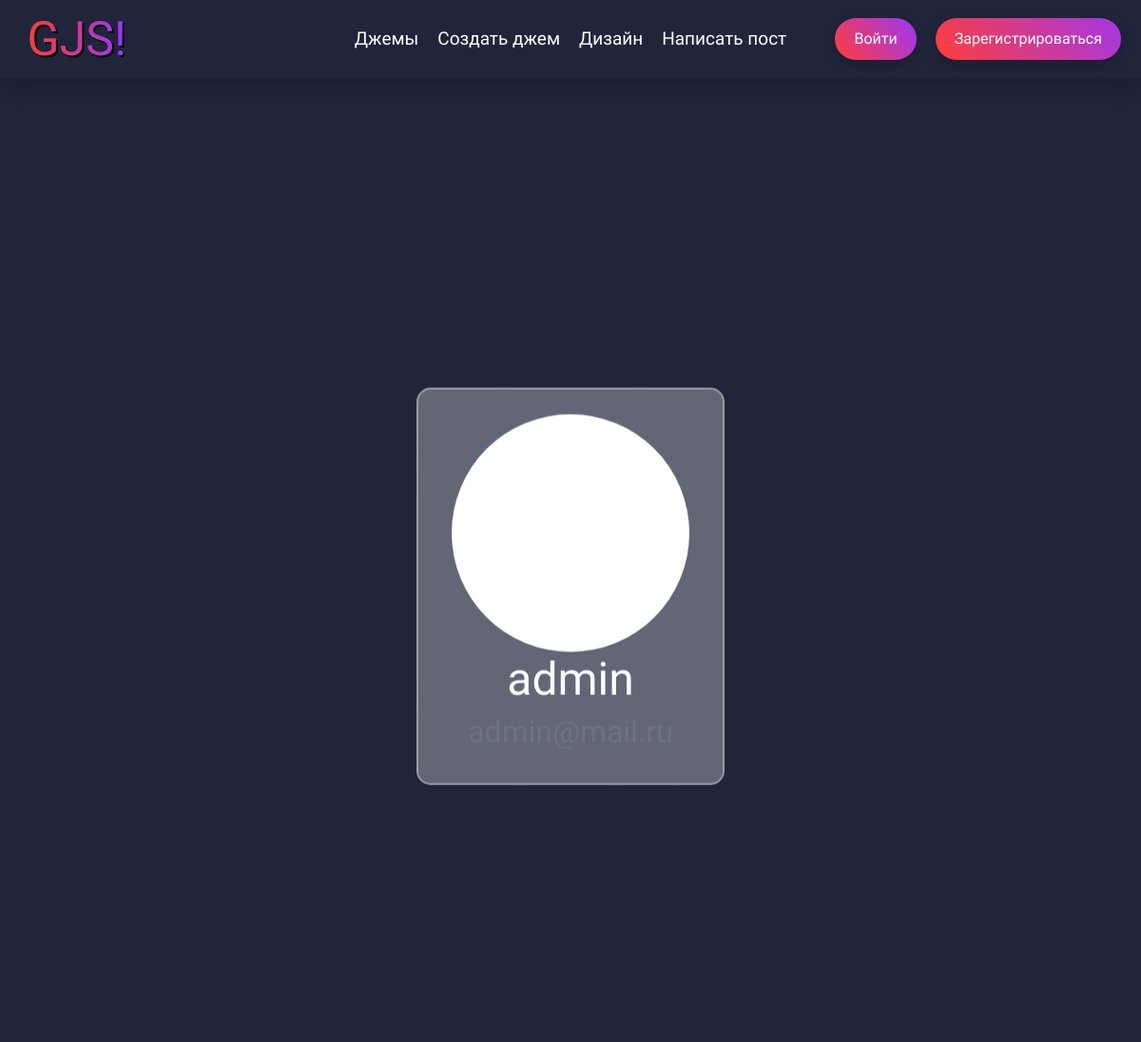
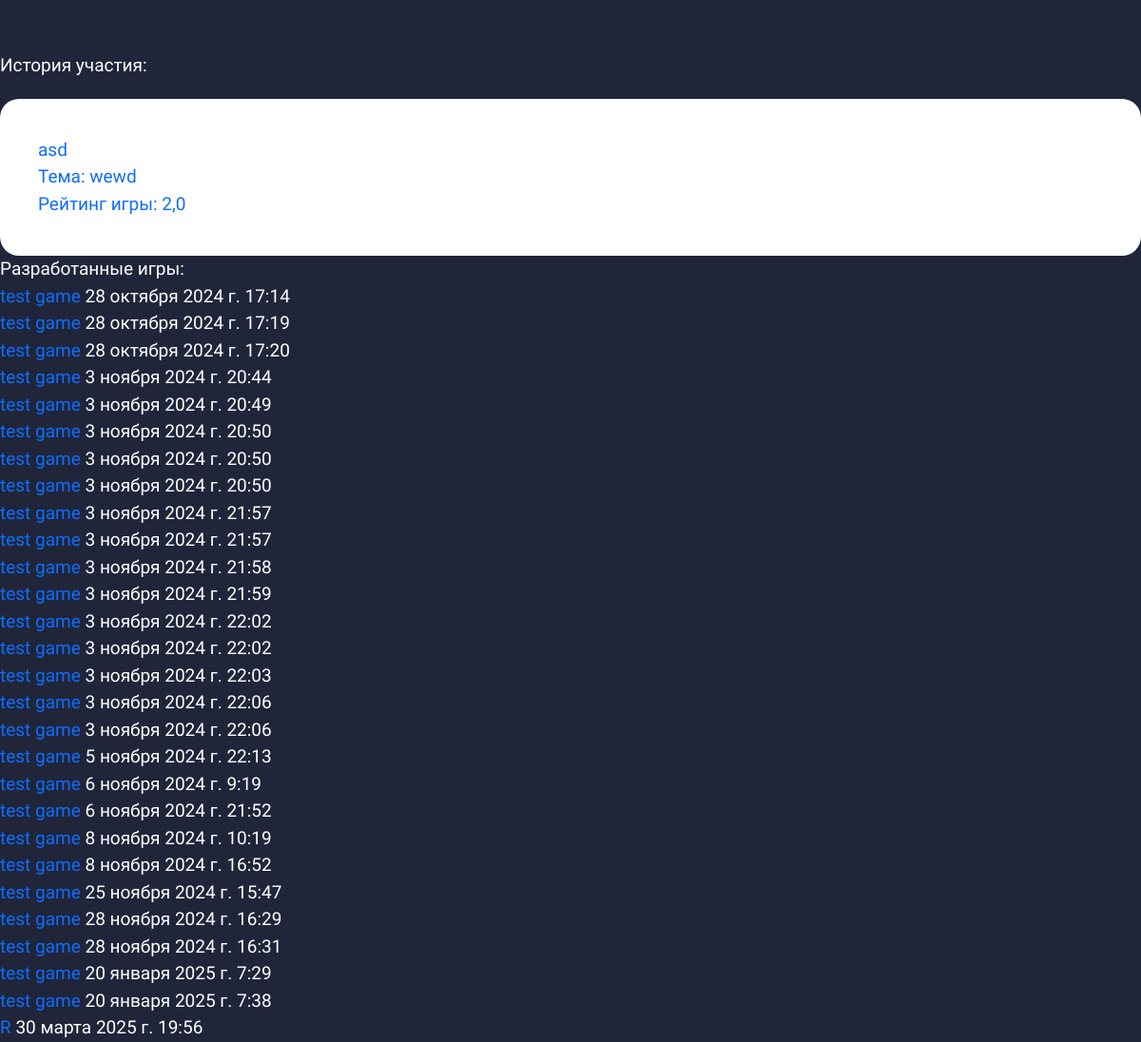
Page /profile/admin/ on the committed database (2 pictures, top to bottom).
### users/models.py (models this page shows)
class User(AbstractUser):
    email = models.EmailField(unique=True, verbose_name="Электронная почта")
    avatar_image = models.ImageField(upload_to="users", blank=True, null=True)
    hat_image = models.ImageField(upload_to="users", blank=True, null=True)

### jams/models/gamejam.py (models this page shows, shortened)
class GameJam(models.Model):
    jam_status = [
        ("FN", "Завершён"),
        ("OG", "Идёт"),
        ("PR", "Подготовка")
    ]
    uuid = models.UUIDField(primary_key=True, default=uuid.uuid4, editable=False)
    title = models.CharField(max_length=255, verbose_name='Название джема')
    date_start = models.DateTimeField(verbose_name='Дата начала')
    date_end = models.DateTimeField(verbose_name='Дата окончания')
    theme = models.CharField(max_length=255, blank=True, verbose_name='Тема')
    status = models.CharField(max_length=3, choices=jam_status, default="PR", verbose_name='Статус')
    winner = models.ForeignKey(settings.AUTH_USER_MODEL, related_name="user_winner",
                               on_delete=models.SET_NULL, blank=True, null=True, verbose_name='Победитель')
    users = models.ManyToManyField(settings.AUTH_USER_MODEL, related_name="users",
                                   blank=True, verbose_name='Участники')
    class Meta:
        verbose_name = "Геймджем"
        verbose_name_plural = "Геймджемы"

### jams/models/game.py (models this page shows, shortened)
class Game(models.Model):
    title = models.CharField(max_length=100, verbose_name='Название игры')
    slug = models.SlugField(blank=True)
    description = models.TextField(verbose_name='Описание игры', blank=True, null=True)
    image = models.ImageField(upload_to="game_images/", verbose_name='Изображение игры', blank=True, null=True)
    jam_uuid = models.ForeignKey(GameJam, on_delete=models.CASCADE, related_name="games", verbose_name='Джем')
    user = models.ForeignKey(User, on_delete=models.CASCADE, verbose_name='Автор')
    game_file = models.FileField(upload_to="zip_uploads/", verbose_name='Файл игры')
    uploaded_time = models.DateTimeField(auto_now_add=True, verbose_name='Дата загрузки')
    class Meta:
        verbose_name = "Игра"
        verbose_name_plural = "Игры"

### users/views.py (the view)
# urls.py: path('<str:username>/', views.Profile.as_view(), name='profile_detail'),
class Profile(DetailView):
    model = User
    template_name = 'pages/user_pages/user_profile.html'
    context_object_name = 'profile_data'
    def get_object(self, queryset=None):
        username = self.kwargs.get('username')
        return get_object_or_404(User, username=username)
    def get_context_data(self, **kwargs):
        context = super().get_context_data(**kwargs)
        context['past_jams'] = get_user_jams_history(self.kwargs.get('username'))
        context['user_games'] = get_user_games_history(self.kwargs.get('username'))
        return context

### users/services.py (called while the page is built)
def get_user_jams_history(username: str):
    return (GameJam.objects.filter(users__username=username, status='FN')
    .annotate(
        user_rating=Round(
            Avg(
                Case(
                    When(ratinguserjam__user__username=username, then='ratinguserjam__stars'),
                    output_field=FloatField()
                )
            ),
            1  # Округляем до 1 знака после запятой
        )
    )).exclude(user_rating=None).values('uuid', 'title', 'theme', 'user_rating')

def get_user_games_history(username: str):
    return Game.objects.filter(user__username=username)

### templates/pages/user_pages/user_profile.html (shortened to what this page needs)
{% extends 'base.html' %}
{% load static %}
{% block head %}
    <link rel="stylesheet" href="{% static 'css/avatar.css' %}">
{% endblock head %}
{% block headButtons %}
    <li><a href="{% url 'redactor' request.user.username %}" class="menu-button">Дизайн</a></li>
    <li><a href="" class="menu-button">Написать пост</a></li>
{% endblock %}
{% block content %}
<div class="profile">
    <div id="hat">
        <div class="avatar-block">
            <div id="avatar">
            </div>
                <h2 class="display-5" style="text-align: center">{{ profile_data.username }}</h2>
                <h2 class="text-muted" style="text-align: center">{{ profile_data.email }}</h2>
        </div>
    </div>
    <br>
</div>
<div class="history">
    <p>История участия:</p>
    {% for jam in past_jams %}
    <a href="{% url 'gamejam_detail' uuid=jam.uuid %}">
        <div class="past-jam-card">
            <p>{{ jam.title }}</p>
            <p>Тема: {{ jam.theme }}</p>
            <p>Рейтинг игры: {{ jam.user_rating }}</p>
        </div>
    </a>
</div>
<div class="user_games">
    <p>Разработанные игры:</p>
    {% for game in user_games %}
    <p>
        <a href="{%  url 'download_file' game.jam_uuid.uuid game.id  %}">
            {{ game.title }}
        </a>
        {{ game.uploaded_time }}
    </p>
    {% endfor %}
</div>
{% endfor %}
{% endblock %}

### static/css/header.css (style rules this page uses)
nav ul li { display: flex; height: 100%; align-items: center; margin: 0 5px; }
nav a { color: white; margin-left: 5px; margin-right: 5px; text-align: center; }

### static/css/buttons.css (style rules this page uses)
.menu-button { position: relative; }
.menu-button::before { content: ''; position: absolute; top: 26px; right: 0; left: 50%; bottom: 0; width: 0px; height: 2px; background-color: #fff; transform: translateX(-50%); transition: width 0.3s ease-in-out; }

### static/css/style.css (style rules this page uses)
:root { --main-background: rgb(32, 37, 58); --head-foot: linear-gradient(90deg, rgb(24, 128, 255) 0%, rgba(24,128,255,1) 50%, rgba(48,159,255,1) 100%); }
* { scroll-behavior: smooth; }
body { background: var(--main-background); font-family: "PT Sans", serif; font-weight: 400; font-style: normal; color: #fff; font-size: 19px; display: grid; grid-template-rows: auto 1fr; grid-template-columns: auto 4fr; min-height: 100vh; }
a { text-decoration: none; }
p { margin: 0; }

### static/css/avatar.css (style rules this page uses)
.avatar-block { padding: 0.5%; display: flex; flex-direction: column; text-align: center; }
#hat { position: absolute; position: absolute; top: 50%; left: 50%; transform: translateY(-50%) translateX(-50%); display: flex; justify-content: center; padding: 25px; width: 27%; background: rgba(255, 255, 255, 0.3); border: 2px solid rgba(255, 255, 255, 0.35); backdrop-filter: blur(50px); border-radius: 15px; }
#avatar { display: flex; width: 250px; height: 250px; background-color: #fff; justify-content: center; align-items: center; border-radius: 50%; overflow: hidden; }
.profile { position: relative; height: 100%; width: 100%; overflow: hidden; }
.past-jam-card { margin-top: 20px; padding: 40px; border-radius: 20px;background: rgb(2,0,36); background: #fff; }

### rows in the picture
User: username "admin"
GameJam: title "asd", theme "wewd", user_rating "2,0"
Game: title "test game", uploaded_time "28 октября 2024 г. 17:14"
Game: title "test game", uploaded_time "28 октября 2024 г. 17:19"
Game: title "test game", uploaded_time "28 октября 2024 г. 17:20"
Game: title "test game", uploaded_time "3 ноября 2024 г. 20:44"
Game: title "test game", uploaded_time "3 ноября 2024 г. 20:49"
Game: title "test game", uploaded_time "3 ноября 2024 г. 20:50"
Game: title "test game", uploaded_time "3 ноября 2024 г. 20:50"
Game: title "test game", uploaded_time "3 ноября 2024 г. 20:50"
Game: title "test game", uploaded_time "3 ноября 2024 г. 21:57"
Game: title "test game", uploaded_time "3 ноября 2024 г. 21:57"
Game: title "test game", uploaded_time "3 ноября 2024 г. 21:58"
Game: title "test game", uploaded_time "3 ноября 2024 г. 21:59"
Game: title "test game", uploaded_time "3 ноября 2024 г. 22:02"
Game: title "test game", uploaded_time "3 ноября 2024 г. 22:02"
Game: title "test game", uploaded_time "3 ноября 2024 г. 22:03"
Game: title "test game", uploaded_time "3 ноября 2024 г. 22:06"
Game: title "test game", uploaded_time "3 ноября 2024 г. 22:06"
Game: title "test game", uploaded_time "5 ноября 2024 г. 22:13"
Game: title "test game", uploaded_time "6 ноября 2024 г. 9:19"
Game: title "test game", uploaded_time "6 ноября 2024 г. 21:52"
Game: title "test game", uploaded_time "8 ноября 2024 г. 10:19"
Game: title "test game", uploaded_time "8 ноября 2024 г. 16:52"
Game: title "test game", uploaded_time "25 ноября 2024 г. 15:47"
Game: title "test game", uploaded_time "28 ноября 2024 г. 16:29"
Game: title "test game", uploaded_time "28 ноября 2024 г. 16:31"
Game: title "test game", uploaded_time "20 января 2025 г. 7:29"
Game: title "test game", uploaded_time "20 января 2025 г. 7:38"
Game: title "R", uploaded_time "30 марта 2025 г. 19:56"
